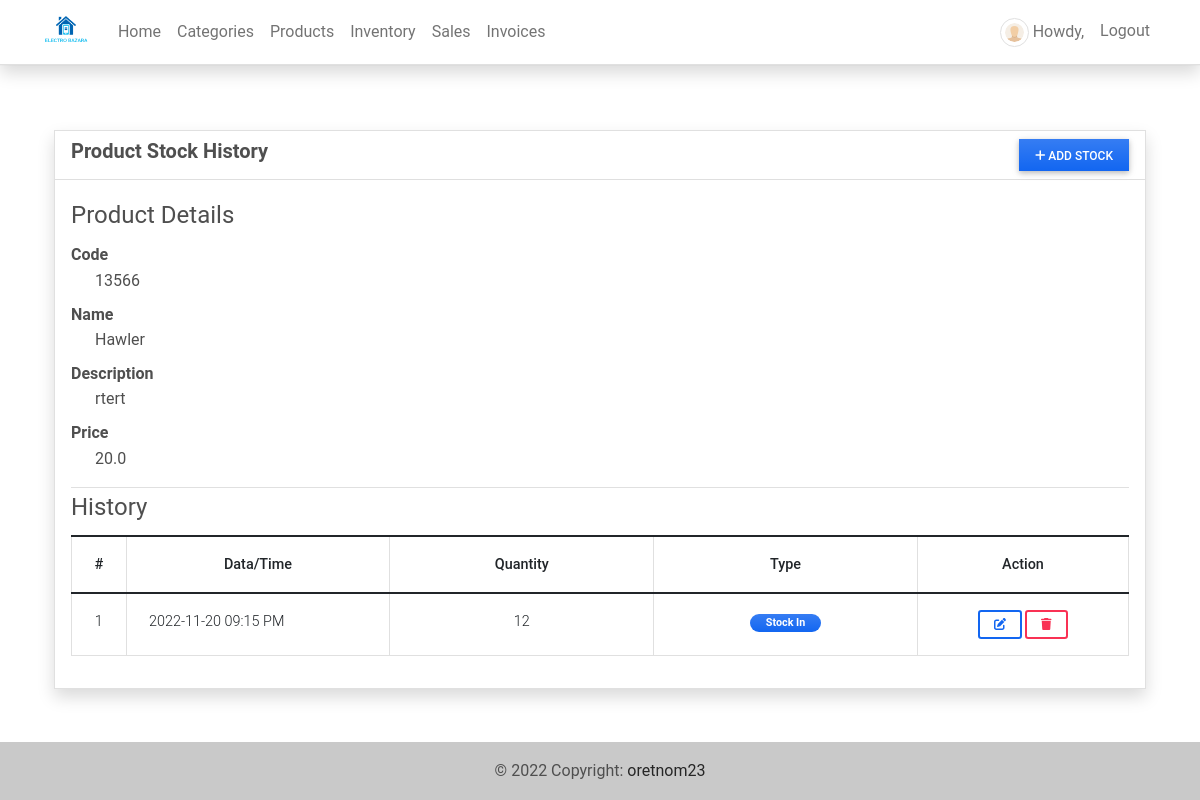
Screenshot of /inventory/1 (signed in) with the database file from the repository.
### imsApp/models.py (models this page shows, shortened)
class Product(models.Model):
    code = models.CharField(max_length=100, blank=True, null=True)
    name = models.CharField(max_length=250, blank=True, null=True)
    price_list = models.ForeignKey(Price_List, on_delete=models.CASCADE)
    description = models.TextField()
    price = models.FloatField(default=0)
    status = models.CharField(max_length=2, choices=(('1', 'Active'), ('2', 'Inactive')), default=1)
    date_created = models.DateTimeField(default=timezone.now)
    date_updated = models.DateTimeField(auto_now=True)
    def __str__(self):
        return self.code + ' - ' + self.name

class Stock(models.Model):
    product = models.ForeignKey(Product, on_delete=models.CASCADE)
    quantity = models.FloatField(default=0)
    type = models.CharField(max_length=2, choices=(('1', 'Stock-in'), ('2', 'Stock-Out')), default=1)
    date_created = models.DateTimeField(default=timezone.now)
    date_updated = models.DateTimeField(auto_now=True)

### imsApp/views.py (the view)
# urls.py: path('inventory/<int:pk>', views.inv_history, name='inventory-history-page'),
@login_required
def inv_history(request, pk=None):
    context['page_title'] = 'Inventory History'
    if pk is None:
        messages.error(request, "Product ID is not recognized")
        return redirect('inventory-page')
    else:
        product = Product.objects.get(id=pk)
        stocks = Stock.objects.filter(product=product).all()
        context['product'] = product
        context['stocks'] = stocks
        return render(request, 'inventory-history.html', context)

### imsApp/templates/inventory-history.html (shortened to what this page needs)
{% extends 'base.html' %} {% load humanize %} {% block pageContent %}
<div class="container pt-3">
    <div class="card card-default border shadow rounded-0">
        <div class="card-header">
            <div class="w-100 d-flex justify-content-between">
                <h5 class="fw-bolder card-title">Product Stock History</h5>
                <button class="btn btn-primary btn-sm rounded-0 bg-gradient px-3" type="button" id="add_stock"><i class="fa fa-plus"></i> Add Stock</button>
            </div>
        </div>
        <div class="card-body">
            <div class="conteiner-fluid">
                <fieldset class="border-bottom">
                    <legend>Product Details</legend>
                    <dl>
                        <dt class="tex-muted">Code</dt>
                        <dd class="ps-4">{{ product.code }}</dd>
                        <dt class="tex-muted">Name</dt>
                        <dd class="ps-4">{{ product.name }}</dd>
                        <dt class="tex-muted">Description</dt>
                        <dd class="ps-4">{{ product.description }}</dd>
                        <dt class="tex-muted">Price</dt>
                        <dd class="ps-4">{{ product.price|intcomma }}</dd>
                    </dl>
                </fieldset>
                <fieldset>
                    <legend>History</legend>
                    <table class="table table-bordered" id="stock-tbl">
                        <colgroup>
                            <col width="5%">
                            <col width="25%">
                            <col width="25%">
                            <col width="25%">
                            <col width="20%">
                        </colgroup>
                        <thead>
                            <th class="text-center">#</th>
                            <th class="text-center">Data/Time</th>
                            <th class="text-center">Quantity</th>
                            <th class="text-center">Type</th>
                            <th class="text-center">Action</th>
                        </thead>
                        <tbody>
                            {% for stock in stocks %}
                            <tr>
                                <td class="text-center">{{ forloop.counter }}</td>
                                <td class="">{{ stock.date_created|date:"Y-m-d h:i A" }}</td>
                                <td class="text-center">{{ stock.quantity|floatformat:0|intcomma }}</td>
                                <td class="text-center">
                                    {% if stock.type == '1' %}
                                    <span class="badge px-3 rounded-pill bg-primary bg-gradient">Stock In</span> {% else %}
                                    <span class="badge px-3 rounded-pill bg-danger bg-gradient">Stock Out</span> {% endif %}
                                </td>
                                <td class="text-center">
                                    {% if stock.type == '1' %}
                                    <a class="btn btn-outline-primary btn-sm edit-data" href="javascript:void(0)" data-id="{{ stock.pk }}" title="Edit">
                                        <i class="fa fa-edit"></i>
                                    </a>
                                    <button class="btn btn-outline-danger btn-sm delete-data" type="button" data-id="{{ stock.pk }}" title="Delete">
                                        <i class="fa fa-trash"></i>
                                    </button>
                                    {% else %}
                                    ------
                                    {% endif %}
                                </td>
                            </tr>
                            {% endfor %}
                        </tbody>
                    </table>
                </fieldset>
            </div>
        </div>
    </div>
</div>
{% endblock pageContent %}

### static/assets/default/css/style.css (style rules this page uses)
html, body { height: 100%; width: 100%; max-height: 100%; overflow: auto; display: flex; flex-direction: column; }

### rows the page displays
Product: code "13566", name "Hawler", description "rtert", price "20.0"
Stock: date_created "2022-11-20 09:15 PM", quantity "12", type "Stock In"
